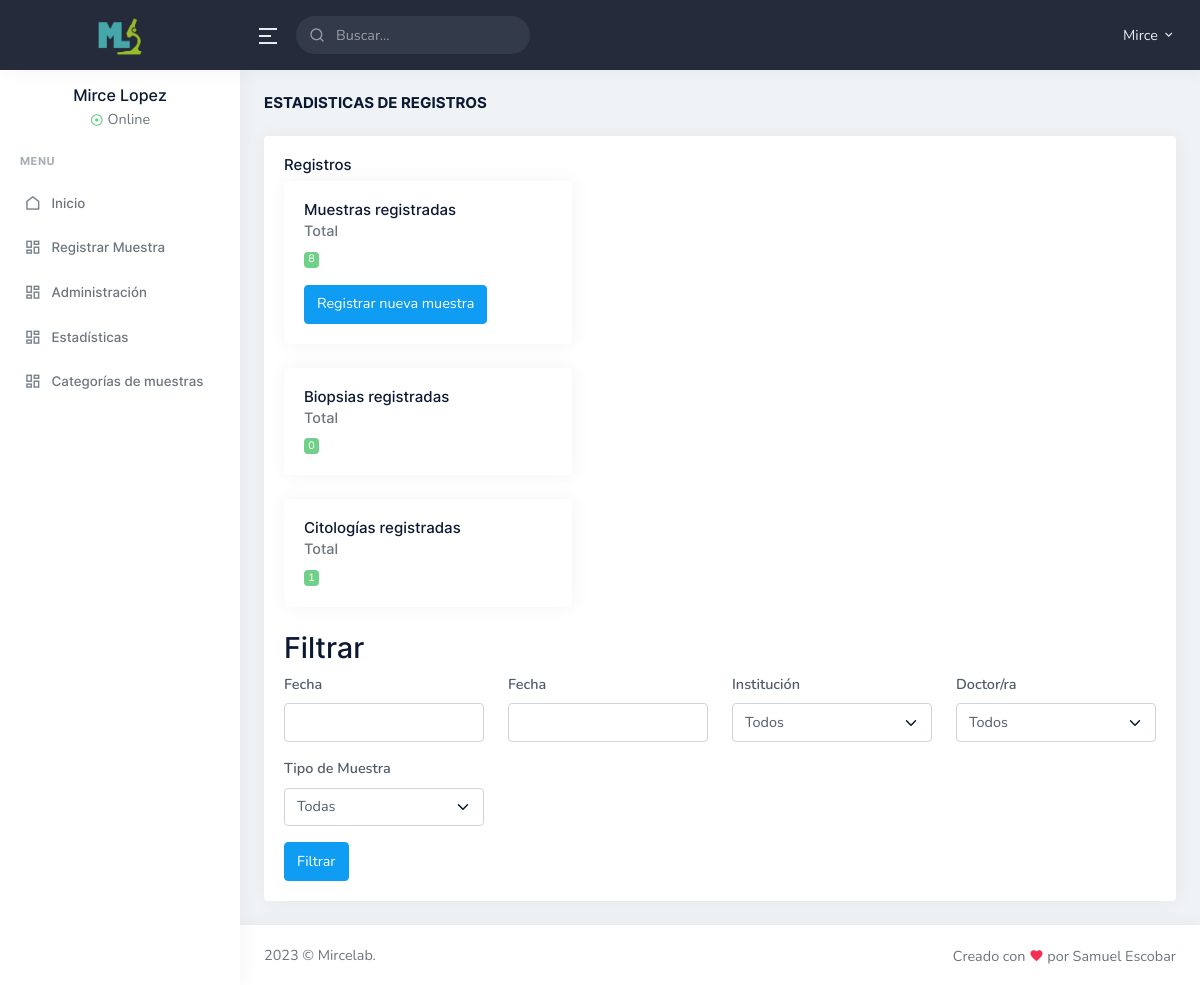
/admin/estadisticas.php (signed in), run on the app's committed database.
### tables this page shows
CREATE TABLE IF NOT EXISTS categorias (
  id int(11) NOT NULL AUTO_INCREMENT,
  nombre varchar(50) NOT NULL,
  codigo int(11) NOT NULL,
  cat_padre varchar(50) DEFAULT NULL,
  cat_hijos int(11) DEFAULT NULL,
  PRIMARY KEY (id)
);

### admin/estadisticas.php (called while the page is built, shortened)
<?php session_start();
require ('config.php');
require ('../funciones.php');
$conexion = conexion($bd_config);
$numeromuestras = numeromuestras($conexion);
$numeromuestras = $numeromuestras[0];
$cadamuestra = cat_muestras($conexion);
require ('../vistas/estadisticas.vista.php');
?>

### funciones.php (called while the page is built, shortened)
<?php
function cat_muestras($conexion) {
    $sentencia = $conexion->prepare("SELECT * FROM categorias");
    $sentencia->execute();
    return $sentencia->fetchAll();
}
function numeromuestras($conexion) {
    $resultado = $conexion->prepare("SELECT COUNT(*) FROM muestras");
    $resultado->execute();
    $resultado = $resultado->fetchAll();
    return ($resultado) ? $resultado : false;
}
function numerodecadamuestra($conexion, $tipo) {
    $resultado = $conexion->prepare("SELECT COUNT(*) FROM muestras WHERE tipo LIKE :busqueda LIMIT 1");
    $resultado->execute(array(':busqueda' => "%$tipo%"));
    $resultado = $resultado->fetchAll();
    return ($resultado) ? $resultado : false;
}
?>

### vistas/estadisticas.vista.php (the view, shortened to what this page needs)
<?php require 'admin_header.php'; ?>
<div class="main-content">
    <div class="page-content">
        <div class="container-fluid">
            <div class="row">
                <div class="col-12">
                    <div class="page-title-box d-sm-flex align-items-center justify-content-between">
                        <h4 class="mb-sm-0">Estadisticas de registros</h4>
                    </div>
                </div>
            </div>
            <div class="row">
                <div class="col-12">
                    <div class="card">
                        <div class="card-body">
                            <h4 class="card-title">Registros</h4>
                            <div class="card muestras-registradas" style="width: 18rem;">
                                <div class="card-body">
                                    <h5 class="card-title">Muestras registradas</h5>
                                    <h6 class="card-subtitle mb-2 text-muted">Total</h6>
                                    <p class="card-text"><span class="badge bg-success"><?php echo $numeromuestras[0]; ?></span></p>
                                    <a class="btn btn-primary" href="<?php echo RUTA; ?>admin/registrar.php" role="button">Registrar nueva muestra</a>
                                </div>
                            </div>
                            <?php foreach($cadamuestra as $muestra): ?>
                                <?php if($muestra['cat_padre'] == 'Principal'): ?>
                                    <div class="card muestras-registradas" style="width: 18rem;">
                                        <div class="card-body">
                                            <h5 class="card-title"><?php echo $muestra['nombre'] ?> registradas</h5>
                                            <h6 class="card-subtitle mb-2 text-muted">Total</h6>
                                            <p class="card-text"><span class="badge bg-success"><?php $counts = numerodecadamuestra($conexion, $muestra['nombre']); ?><?php echo $counts[0][0]; ?></span></p>
                                        </div>
                                    </div>
                                <?php endif; ?>
                            <?php endforeach; ?>
                            <h2>Filtrar</h2>
                            <form class="row g-12" action="<?php echo htmlspecialchars($_SERVER['PHP_SELF'])?>" method="post">
                                <div class="mb-3 col-md-3">
                                    <label for="fecha" class="form-label">Fecha</label>
                                    <input type="text" class="form-control" name="fecha" id="fecha">
                                </div>
                                <div class="mb-3 col-md-3">
                                    <label for="fechados" class="form-label">Fecha</label>
                                    <input type="text" class="form-control" name="fechados" id="fechados">
                                </div>
                                <div class="mb-3 col-md-3">
                                    <label for="inst" class="form-label">Institución</label>
                                    <select class="form-select" name="inst" id="inst">
                                        <option value="Todas">Todos</option>
                                    </select>
                                </div>
                                <div class="mb-3 col-md-3">
                                    <label for="doctor" class="form-label">Doctor/ra</label>
                                    <select class="form-select" name="doctor" id="doctor">
                                        <option value="Todas">Todos</option>
                                    </select>
                                </div>
                                <div class="mb-3 col-md-3">
                                    <label for="tipo" class="form-label">Tipo de Muestra</label>
                                    <select class="form-select" name="tipo" id="tipo">
                                        <option value="Todas">Todas</option>
                                    </select>
                                </div>
                                <div class="col-md-12">
                                    <button type="submit" class="btn btn-primary">Filtrar</button>
                                </div>
                            </form>
                        </div>
                    </div>
                </div>
            </div>
        </div>
    </div>
</div>
<?php require 'footer.php'; ?>

### data on the page
categorias: nombre "Biopsias", counts "0"
categorias: nombre "Citologías", counts "1"

### other printed values
$_SESSION['nombre'] "Mirce"
$_SESSION['apellido'] "Lopez"
$numeromuestras[0] "8"
